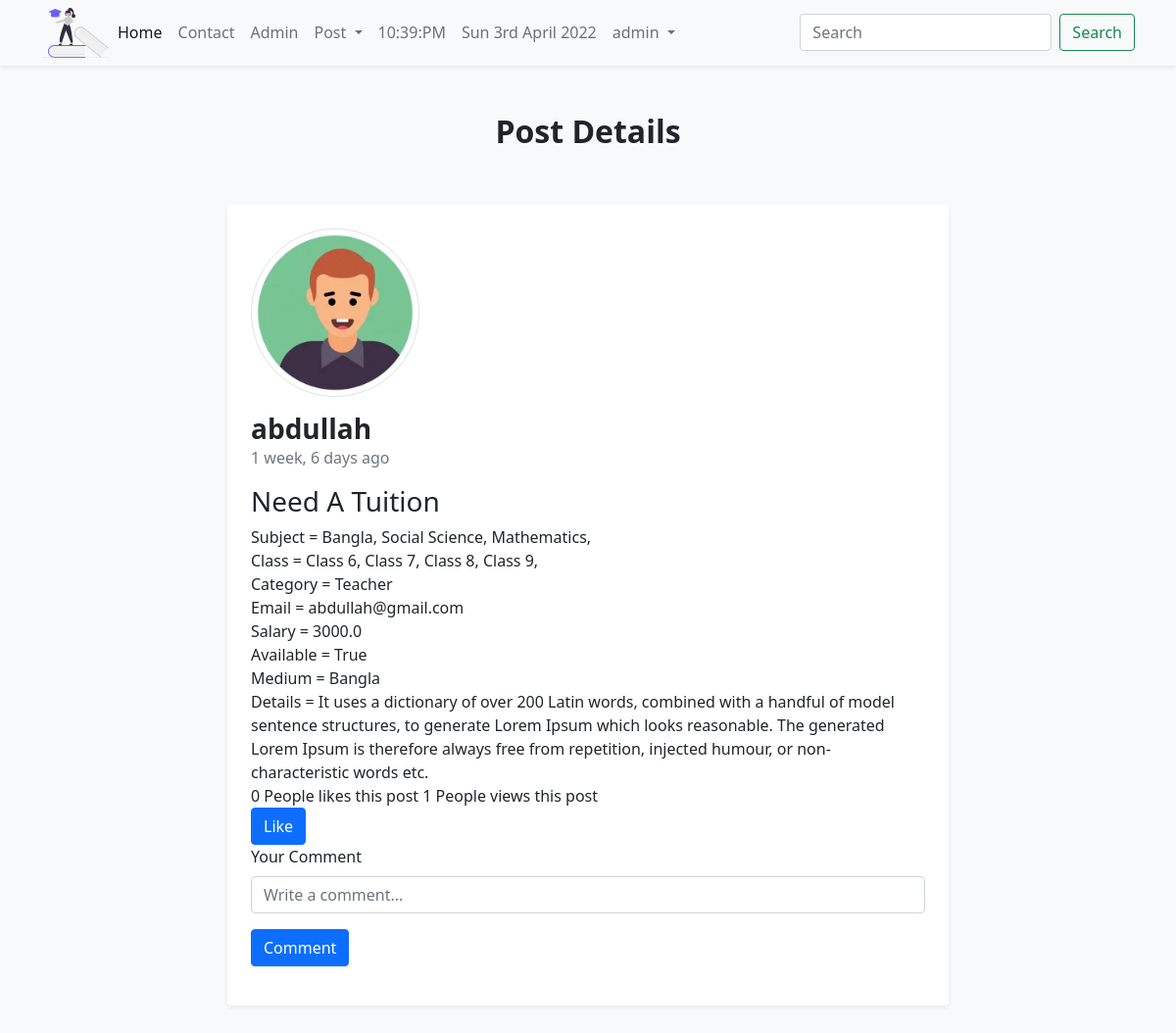
The page /tuition/postdetail/14/ (signed in) on the database its author committed.
### tuition/models.py (models this page shows, shortened)
class Post(models.Model):
    CATEGORY = (
        ('Teacher', 'Teacher'),
        ('Student', 'Student'),
    )
    MEDIUM = (
        ('Bangla', 'Bangla'),
        ('English', 'English'),
        ('Arabic', 'Arabic'),
        ('Urdu', 'Urdu'),
        ('Hindi', 'Hindi'),
    )
    user = models.ForeignKey(User, on_delete=models.CASCADE, blank=True, null=True)
    id = models.AutoField(primary_key=True)
    title = models.CharField(max_length=100)
    slug = models.CharField(max_length=100, default=title)
    email = models.EmailField()
    salary = models.FloatField()
    details = models.TextField(max_length=500)
    available = models.BooleanField()
    category = models.CharField(max_length=100, choices=CATEGORY)
    created_at = models.DateTimeField(default=now)
    image = models.ImageField(default='default1.jpg', upload_to='tuition/images')
    medium = MultiSelectField(max_length=100, max_choices=5, choices=MEDIUM, default='Bangla')
    subject = models.ManyToManyField(Subject, related_name='subject_set')
    class_in = models.ManyToManyField(Class_in, related_name='class_set')
    district = models.CharField(max_length=100, null=True, blank=True)
    likes = models.ManyToManyField(User, related_name='post_likes')
    views = models.ManyToManyField(User, related_name='post_views')
    def total_likes(self):
        return self.likes.count()
    def total_views(self):
        return self.views.count()
    class PostManager(models.Manager):
        def sorted(self, title):
            return self.order_by('title')
        def less_than(self, size):
            return self.filter(salary_lt=size)
    def get_subject_list(self):
        sub = self.subject.all()
        subjects = " "
        for s in sub:
            subjects = subjects + str(s.name) + ", "
        return subjects
    def get_class_list(self):
        sub = self.class_in.all()
        classes = " "
        for s in sub:
            classes = classes + str(s.name) + ", "
        return classes
    def titlecase(self):
        return self.title.title()
    objects = models.Manager()
    items = PostManager()

class Subject(models.Model):
    name = models.CharField(max_length=100)

class Class_in(models.Model):
    name = models.CharField(max_length=100)

### tuition/views.py (the view)
# urls.py: path('postdetail/<int:pk>/', PostDetailView.as_view(), name='postdetail'),
class PostDetailView(DetailView):
    model = Post
    template_name = 'tuition/postdetail.html'
    def get_context_data(self, *args, **kwargs):
        self.object.views.add(self.request.user)
        liked = False
        if self.object.likes.filter(id=self.request.user.id).exists():
            liked = True
        context =  super().get_context_data(*args,**kwargs)
        post = context.get('object')
        comments = Comment.objects.filter(post=post.id, parent=None)
        replies = Comment.objects.filter(post=post.id).exclude(parent=None)
        DictofReply = {}
        for reply in replies:
            if reply.parent.id is not DictofReply.keys():
                DictofReply[reply.parent.id] = [reply]
            else:
                DictofReply[reply.parent.id].append(reply)
        context['post'] = context.get('object')
        context['msg'] = 'This is first message.'
        context['liked'] = liked
        context['comments'] = comments
        context['DictofReply'] = DictofReply
        return context

### templates/tuition/postdetail.html (shortened to what this page needs)
{% extends 'basic.html' %}
{% load humanize %}
{% load tag %}
{% block body %}
   <section class="postdetail" id="postdetail">
    <div class="container-lg">
        <div class="row justify-content-center">
            <div class="col-lg-8">
                <div class="section-title py-5">
                    <h1 class="fs-2 fw-bold text-center">Post Details</h1>
                </div>
            </div>
        </div>
        <div class="row justify-content-center">
            <div class="col-lg-8">
                <div class="post-item shadow-sm bg-white rounded p-4 mb-5">
                    <div class="author-info">
                        <img src="{{object.image.url}}" class="img-thumbnail rounded-circle w-25 mb-3" alt="detail-img">
                        <div class="author">
                           <h2 class="fs-3 fw-bold m-0">{{object.user.username}}</h2>
                            <p class="text-muted">{{object.created_at | naturaltime}}</p>
                            <h3>{{object.titlecase}}</h3>
                            Subject = {{object.get_subject_list}} <br>
                            Class = {{object.get_class_list}}<br>
                            Category = {{object.category}} <br>
                            Email = {{object.email}} <br>
                            Salary = {{object.salary}} <br>
                            Available = {{object.available}} <br>
                            Medium = {{object.medium}}<br>
                            Details = {{object.details}} <br>
                            <div>
                                {{object.total_likes}} People likes this post
                                {{object.total_views}} People views this post
                            </div>
                            <div>
                                <form action="/tuition/likepost/{{object.id}}/" method="post">
                                    {% if liked %}
                                        <button type="submit" class="btn btn-danger">Unlike</button>
                                    {% else %}
                                    <button type="submit" class="btn btn-primary">Like</button>
                                    {% endif %}
                                </form>
                            </div>
                            <div id="comment" class="comment">
                                <form action="/tuition/addcomment/" method="post">
                                    <label for="commentfield" class="form-label ">Your Comment</label>
                                    <input type="text" name="comment" id="commentfield" class="form-control" placeholder="Write a comment...">
                                    <input type="submit" value="Comment" class="btn btn-primary my-3">
                                </form>
                            </div>
                        </div>
                    </div>
                </div>
            </div>
        </div>
    </div>
   </section>
{% endblock body %}

### templates/basic.html (shortened to what this page needs)
<!DOCTYPE html>
<html lang="en">
  <head>
    {% load static %}
    <link rel="stylesheet" href="{% static 'css/font-awesome.min.css' %}">
    <link href="{% static 'css/bootstrap.min.css' %}" rel="stylesheet" type="text/css">
    <link rel="stylesheet" href="{% static 'css/style.css' %}" type="text/css">
    {% load notifications_tags %}
  </head>
  <body class="bg-light">
    <nav class="navbar navbar-expand-lg navbar-light bg-light shadow-sm">
      <div class="container-lg">
          <img src="{% static 'images/logo/education.svg' %}" class="img-fluid" width="70" height="30" alt="Logo">
        <div class="collapse navbar-collapse" id="navbarSupportedContent">
          <ul class="navbar-nav me-auto mb-2 mb-lg-0">
            <li class="nav-item">
              <a class="nav-link active" aria-current="page" href="{% url 'homeview' %}">Home</a>
            </li>
            <li class="nav-item">
              <a class="nav-link" href="/tuition/contact/">Contact</a>
            </li>
            <li class="nav-item">
              <a class="nav-link" href="/admin/">Admin</a>
            </li>
              {% notifications_unread as unread_count %}
            <li class="nav-item dropdown">
              <a class="nav-link dropdown-toggle" href="#" id="navbarDropdown" role="button" data-bs-toggle="dropdown" aria-expanded="false">
                Post
              </a>
            </li>
            <li class="nav-item">
              <a class="nav-link" href="">{% now 'h:i:A' %}</a>
            </li>
            <li class="nav-item">
              <a class="nav-link" href="">{% now 'D jS F Y' %}</a>
            </li>
            {% if user.is_authenticated %}
            <li class="nav-item dropdown">
              <a class="nav-link dropdown-toggle" href="#" id="navbarDropdown" role="button" data-bs-toggle="dropdown" aria-expanded="false">
                {{user.username}}
              </a>
            </li>
            {% endif %}
          </ul>
          <form class="d-flex" method="POST" action="/tuition/search/">
            <input class="form-control me-2" type="search" name="search" placeholder="Search" aria-label="Search">
            <button class="btn btn-outline-success" type="submit">Search</button>
          </form>
        </div>
      </div>
    </nav>
    {% block body %}
    {% endblock body %}
  </body>
</html>

### rows shown on the page
Post: image (picture), user.username "abdullah", created_at "1 week, 6 days ago", titlecase "Need A Tuition", get_subject_list "Bangla, Social Science, Mathematics,", get_class_list "Class 6, Class 7, Class 8, Class 9,", category "Teacher", email "abdullah@gmail.com", salary "3000.0", available "True", medium "Bangla", details "It uses a dictionary of over 200 Latin words, combined with a handful of model sentence structures, to generate Lorem Ipsum which looks reasonable. The generated Lorem Ipsum is therefore always free from repetition, injected humour, or non-characteristic words etc.", total_likes "0", total_views "1"

### other values the page prints
{{ user.username }} "admin"
